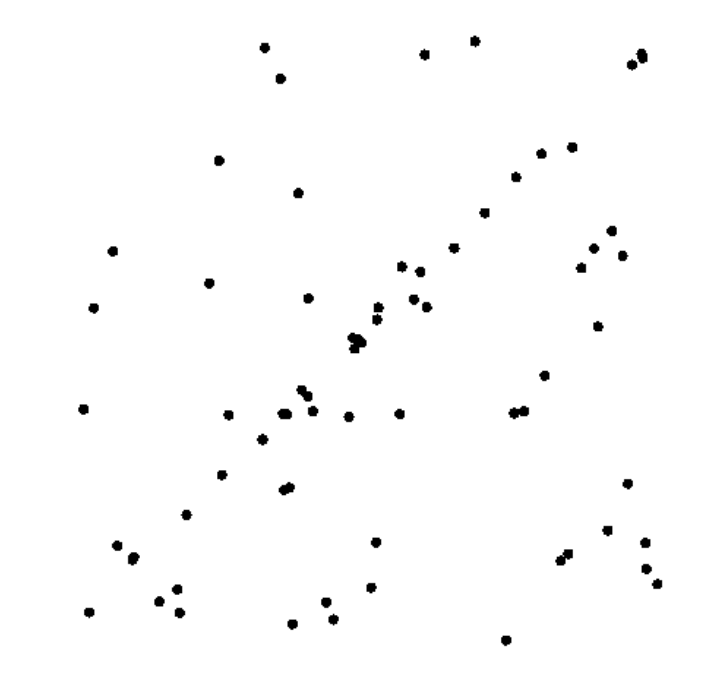
#> input picture RANSAC_Regressor/line_ransac.png, 719 x 673 px, found by its file name
$ python linefitting.py
#> lines starting #> are read from the running program, lines starting #| are printed output that depends on the picture; after the words box and inside, x2 and y2 are one past the last pixel; in counts of white or black regions, pixels touching at a corner belong together
import cv2
import sys
from cv2 import WINDOW_NORMAL
import numpy as np

img = cv2.imread('/home/sirabas/Documents/AGV/Stiching/line fitting/line_ransac.png')
#> img is the input picture: shape (673, 719, 3); min 0, max 255, mean 252
orig = np.copy(img)

# convert the image to grayscale
gray_image = cv2.cvtColor(img, cv2.COLOR_BGR2GRAY)

# convert the grayscale image to binary image
ret,thresh = cv2.threshold(gray_image,127,255,cv2.THRESH_BINARY)
#> thresh: shape (673, 719); 98.8% white; 60 black regions, largest, box (x1, y1, x2, y2) and area: (348, 333, 367, 353) 258, (508, 406, 529, 419) 180, (555, 549, 573, 565) 166

sample_space = []

circles = cv2.HoughCircles(thresh, cv2.HOUGH_GRADIENT, 1, 3,param1=100, param2=6, minRadius=4, maxRadius=7)
#> circles = 68 rows, first 8: [218.5, 160.5, 5.5], [221.5, 474.5, 5.5], [580.5, 267.5, 4.6], [515.5, 176.5, 5.2], [611.5, 230.5, 5.2], [208.5, 283.5, 4.6], [308.5, 297.5, 4.6], [424.5, 54.5, 5.5]

if circles is not None:
    for i in circles[0, :]:
        sample_space.append([ int(np.around(i[0])), int(np.around(i[1])) ])
        cv2.circle(orig, (int(np.around(i[0])), int(np.around(i[1]))), 1, (0, 0, 255), 0)
#> this loop made 68 passes
#> i on passes 1 to 12: [218.5, 160.5, 5.5], [221.5, 474.5, 5.5], [580.5, 267.5, 4.6], [515.5, 176.5, 5.2], [611.5, 230.5, 5.2], [208.5, 283.5, 4.6], [308.5, 297.5, 4.6], [424.5, 54.5, 5.5], [484.5, 212.5, 5.5], [333.5, 618.5, 4.6], [311.5, 410.5, 4.6], [543.5, 374.5, 4.6]
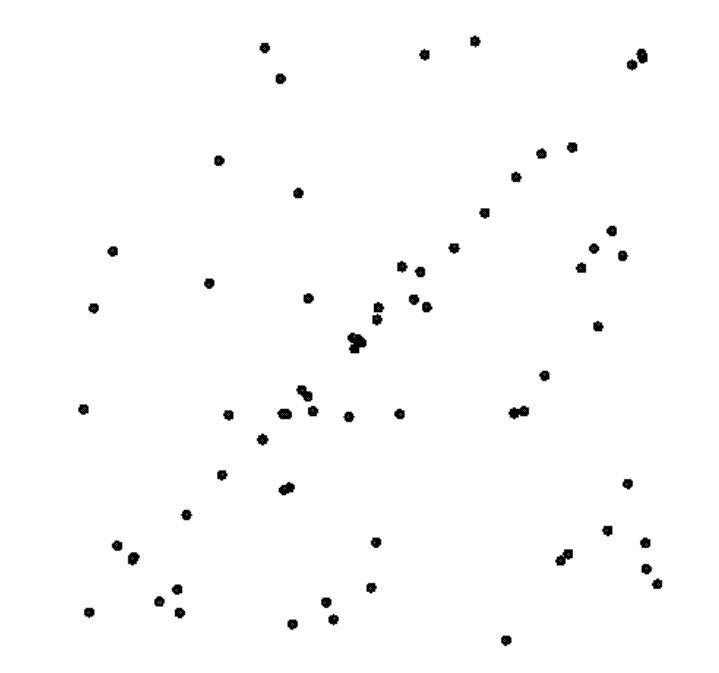
#> orig: shape (673, 719, 3); 0.06% of pixels changed, all inside (x1, y1, x2, y2) = (81, 39, 660, 642)
#> after the loop, sample_space = 68 pairs, first value 82 to 658, second value 40 to 640


def find_model(p1, p2):
    # we just add some noise to avoid division by zero
    [x1, y1] = p1
    [x2, y2] = p2

    slope = (y2 - y1) / (x2 - x1 + sys.float_info.epsilon)
    intercept = y2 - slope * x2

    return (slope, intercept)

def perp_dist(m , c, x , y):

    num = np.abs(y - m*x - c)
    denom = np.sqrt(1 + m**2)

    dist = num/denom

    return dist

max_inliers = 0
best_fit = [[0,0] ,[0,0] , [0]]

for i in range(1000):
    np.random.shuffle(sample_space)
    pt1 = sample_space[0]
    pt2 = sample_space[1]
    test_points = sample_space[2:]
    m , c = find_model(pt1, pt2)
    inlier = 0
    for j in range(len(test_points)):
        dist = perp_dist(m, c, test_points[j][0] , test_points[j][1])
        if (dist < 20):
            inlier += 1

    if(inlier > max_inliers):
        max_inliers = inlier
        best_fit = [np.copy(pt1) , np.copy(pt2) , [np.copy(m), np.copy(c)]]
#> this loop made 1000 passes
#> (x1 in find_model, y1 in find_model, x2 in find_model, y2 in find_model, slope in find_model, intercept in find_model, m, c) on pass 1: (642, 54, 180, 612, -1.21, 829.4, -1.21, 829.4)
#> (x1 in find_model, y1 in find_model, x2 in find_model, y2 in find_model, slope in find_model, intercept in find_model, m, c) on passes 2 to 4: (594, 248, 524, 410, -2.31, 1622.7, -2.31, 1622.7), (580, 268, 186, 514, -0.624, 630.1, -0.624, 630.1), (292, 624, 592, 248, -1.25, 990, -1.25, 990)


cv2.line(orig , (best_fit[0][0], best_fit[0][1]), (best_fit[1][0], best_fit[1][1]) ,(0,0,255), 2)
print(0, best_fit[2][1],  int((-1)*best_fit[2][1]/best_fit[2][0]) , 0)
#| 0 697.6 717 0
cv2.line(orig , (0, int(best_fit[2][1])), ( int((-1)*best_fit[2][1]/best_fit[2][0]) , 0) ,(0,255,0), 2)
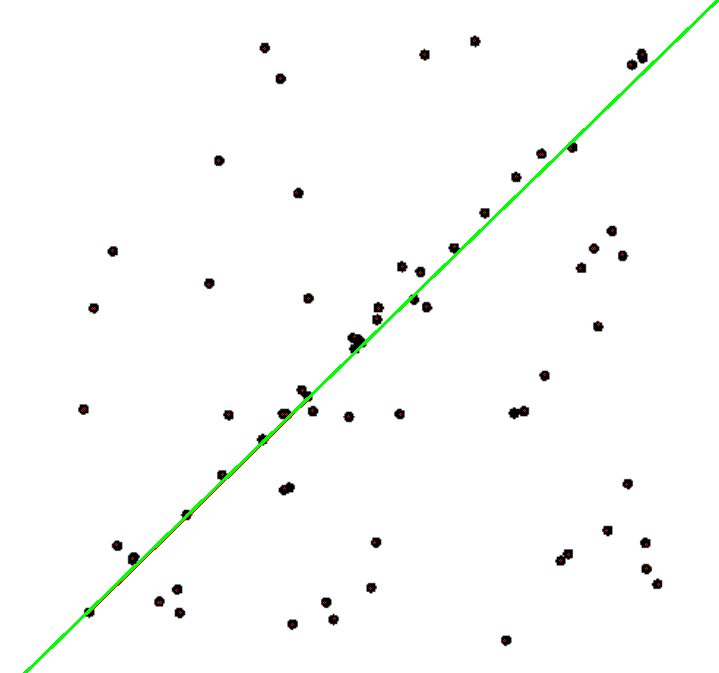
#> orig: shape (673, 719, 3); mean B, G, R 250.4, 252, 250.7
print(len(sample_space))
#| 68
print(max_inliers)
#| 22

cv2.namedWindow('found line', WINDOW_NORMAL)
cv2.imshow('found line',  orig)
cv2.namedWindow('img', WINDOW_NORMAL)
cv2.imshow('img',  img)
cv2.waitKey(0)
